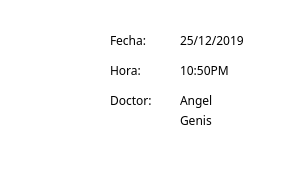
<?xml version="1.0" encoding="UTF-8"?>
<ui version="4.0">
 <class>recepcionista_tarjeta_operaciones</class>
 <widget class="QWidget" name="recepcionista_tarjeta_operaciones">
  <property name="geometry">
   <rect>
    <x>0</x>
    <y>0</y>
    <width>301</width>
    <height>171</height>
   </rect>
  </property>
  <property name="windowTitle">
   <string>Form</string>
  </property>
  <widget class="QLabel" name="label">
   <property name="geometry">
    <rect>
     <x>0</x>
     <y>0</y>
     <width>301</width>
     <height>171</height>
    </rect>
   </property>
   <property name="styleSheet">
    <string notr="true">background: white;</string>
   </property>
   <property name="text">
    <string/>
   </property>
  </widget>
  <widget class="QLabel" name="doctor">
   <property name="geometry">
    <rect>
     <x>180</x>
     <y>90</y>
     <width>81</width>
     <height>20</height>
    </rect>
   </property>
   <property name="font">
    <font>
     <family>Montserrat</family>
    </font>
   </property>
   <property name="text">
    <string>Angel </string>
   </property>
   <property name="alignment">
    <set>Qt::AlignLeading|Qt::AlignLeft|Qt::AlignVCenter</set>
   </property>
  </widget>
  <widget class="QLabel" name="fecha_2">
   <property name="geometry">
    <rect>
     <x>110</x>
     <y>90</y>
     <width>51</width>
     <height>20</height>
    </rect>
   </property>
   <property name="font">
    <font>
     <family>Montserrat</family>
    </font>
   </property>
   <property name="text">
    <string>Doctor:</string>
   </property>
   <property name="alignment">
    <set>Qt::AlignLeading|Qt::AlignLeft|Qt::AlignVCenter</set>
   </property>
  </widget>
  <widget class="QLabel" name="calenadrio_img">
   <property name="geometry">
    <rect>
     <x>20</x>
     <y>30</y>
     <width>71</width>
     <height>71</height>
    </rect>
   </property>
   <property name="text">
    <string/>
   </property>
   <property name="pixmap">
    <pixmap resource="../../resources.qrc">:/imagenes/Imagenes/calendario.png</pixmap>
   </property>
   <property name="scaledContents">
    <bool>true</bool>
   </property>
  </widget>
  <widget class="QLabel" name="paterno">
   <property name="geometry">
    <rect>
     <x>180</x>
     <y>110</y>
     <width>71</width>
     <height>20</height>
    </rect>
   </property>
   <property name="font">
    <font>
     <family>Montserrat</family>
    </font>
   </property>
   <property name="text">
    <string>Genis</string>
   </property>
   <property name="alignment">
    <set>Qt::AlignLeading|Qt::AlignLeft|Qt::AlignVCenter</set>
   </property>
  </widget>
  <widget class="QLabel" name="fecha_3">
   <property name="geometry">
    <rect>
     <x>110</x>
     <y>30</y>
     <width>51</width>
     <height>20</height>
    </rect>
   </property>
   <property name="font">
    <font>
     <family>Montserrat</family>
    </font>
   </property>
   <property name="text">
    <string>Fecha: </string>
   </property>
   <property name="alignment">
    <set>Qt::AlignLeading|Qt::AlignLeft|Qt::AlignVCenter</set>
   </property>
  </widget>
  <widget class="QLabel" name="fecha">
   <property name="geometry">
    <rect>
     <x>180</x>
     <y>30</y>
     <width>101</width>
     <height>20</height>
    </rect>
   </property>
   <property name="font">
    <font>
     <family>Montserrat</family>
    </font>
   </property>
   <property name="text">
    <string>25/12/2019</string>
   </property>
   <property name="alignment">
    <set>Qt::AlignLeading|Qt::AlignLeft|Qt::AlignVCenter</set>
   </property>
  </widget>
  <widget class="QLabel" name="fecha_4">
   <property name="geometry">
    <rect>
     <x>110</x>
     <y>60</y>
     <width>51</width>
     <height>20</height>
    </rect>
   </property>
   <property name="font">
    <font>
     <family>Montserrat</family>
    </font>
   </property>
   <property name="text">
    <string>Hora:</string>
   </property>
   <property name="alignment">
    <set>Qt::AlignLeading|Qt::AlignLeft|Qt::AlignVCenter</set>
   </property>
  </widget>
  <widget class="QLabel" name="hora">
   <property name="geometry">
    <rect>
     <x>180</x>
     <y>60</y>
     <width>101</width>
     <height>20</height>
    </rect>
   </property>
   <property name="font">
    <font>
     <family>Montserrat</family>
    </font>
   </property>
   <property name="text">
    <string>10:50PM</string>
   </property>
   <property name="alignment">
    <set>Qt::AlignLeading|Qt::AlignLeft|Qt::AlignVCenter</set>
   </property>
  </widget>
 </widget>
 <resources>
  <include location="../../resources.qrc"/>
 </resources>
 <connections/>
</ui>
